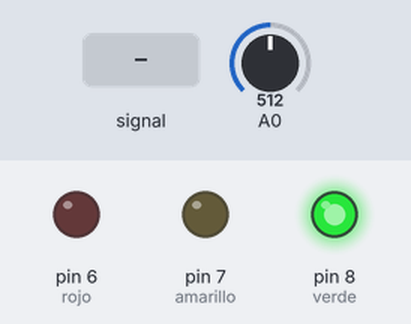
Simulated run of this sketch. Board: Arduino Uno, built with avr-gcc and run on an emulated ATmega328P. Parts: output pins drawn as LEDs (lit = HIGH). Dashed ring = blinking. The test bench sets the inputs (shaded band); at power-on: A0 = 512.

Above: at 3.3 s.
3.4 s: A0 set to 0
At 6.2 s:
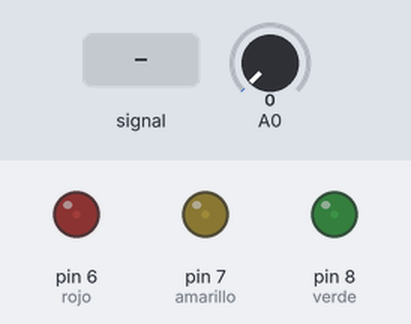
6.8 s: A0 set to 122
At 7.28 s:
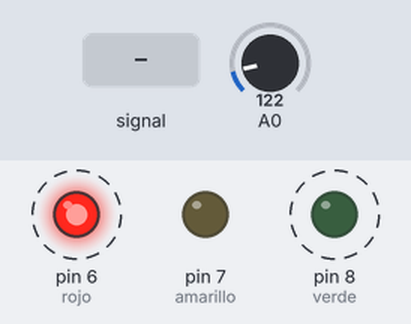
At 7.71 s:
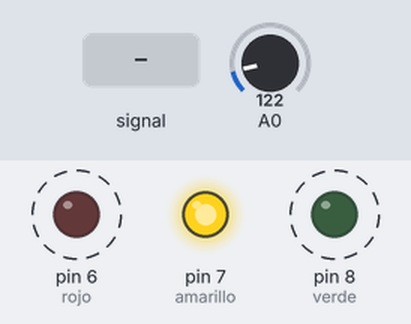
10.3 s: A0 fed a 200 Hz sine of ±81 counts around its level
Timing chart, 0 to 19.8 s (numbered marks = the images above; inputs shaded):
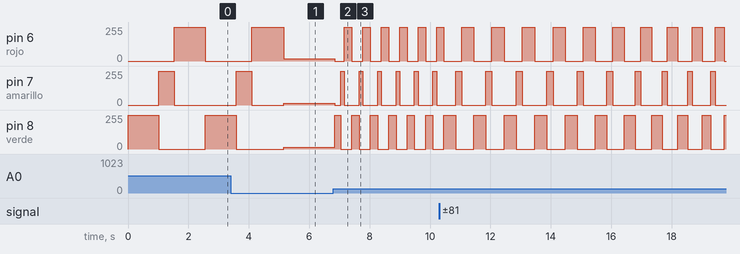

The sketch:

SEMAFORO_CON_POTENCIOMETRO.ino
```cpp
/*
 * Semaforo con 3 leds y con potenciometro para regular el delay
 */

#define rojo 6
#define amarillo 7
#define verde 8
#define pote A0
int lectura;

 void setup() {
  // put your setup code here, to run once:
  pinMode(rojo, OUTPUT);
  pinMode(amarillo, OUTPUT);
  pinMode(verde, OUTPUT);
  digitalWrite(rojo, LOW);
  digitalWrite(amarillo, LOW);
  digitalWrite(verde, LOW);
}

void loop() {
  // put your main code here, to run repeatedly:
  lectura = analogRead(A0);
  digitalWrite(verde, HIGH);
  delay(lectura*2);
  digitalWrite(verde, LOW);
  digitalWrite(amarillo, HIGH);
  delay(lectura);
  digitalWrite(amarillo, LOW);
  digitalWrite(rojo, HIGH);
  delay(lectura*2);
  digitalWrite(rojo, LOW);
}
```

Measured:
- after the input at 6.8 s, pin 6 (rojo), pin 8 (verde): alternates 255/255 for 0.24 s and 0/255 for 0.37 s, starting at once; pin 7 (amarillo): 14/255 → 0/255 at once, then repeats every 0.61 s: 255/255 0.12 s, 0/255 0.49 s
